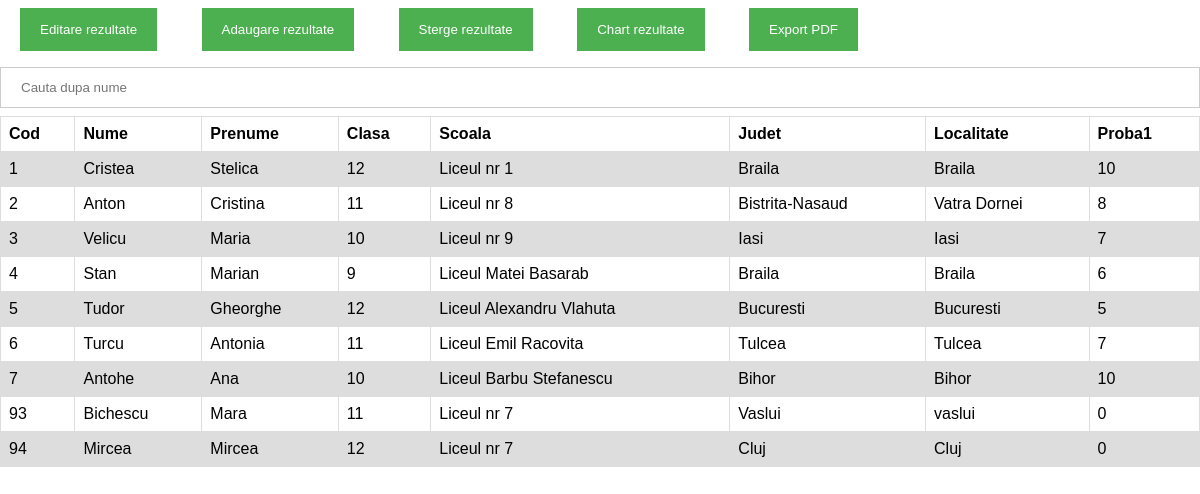
/modal-rezultate.php, run on the app's committed database.
### tables this page shows
CREATE TABLE `rezultate` (
  `cod` int(45) NOT NULL,
  `nume_candidati` varchar(45) DEFAULT NULL,
  `prenume_candidati` varchar(45) DEFAULT NULL,
  `clasa_candidati` varchar(45) DEFAULT NULL,
  `scoala_candidati` varchar(45) DEFAULT NULL,
  `localitate_candidati` varchar(45) DEFAULT NULL,
  `judet_candidati` varchar(45) DEFAULT NULL,
  `proba1` varchar(45) DEFAULT '0'
);

### rezultatecandidati.php (the view, shortened to what this page needs)
<html>
<body>
<input type="text" id="myInput" onkeyup="myFunction()" placeholder="Cauta dupa nume" title="Type in a name">
<table id="myTable">
  <tr>
    <th>Cod</th>
    <th>Nume</th>
    <th>Prenume</th>
    <th>Clasa</th>
    <th>Scoala</th>
    <th>Judet</th>
    <th>Localitate</th>
    <th>Proba1</th>
      </tr>
  <?php
$servername = "localhost";
				$username = "admin";
				$password = "admin123";
				$myDB="7YNzXacPRV";
              $conn = new PDO("mysql:host=$servername;dbname=$myDB", $username, $password);
                $sql="select * from rezultate";
    foreach($conn->query($sql) as $row){
    	echo"<tr>";
    	echo "<td>".$row['cod']."</td>";
    		echo "<td>".$row['nume_candidati']."</td>";
    			echo "<td>".$row['prenume_candidati']."</td>";
    				echo "<td>".$row['clasa_candidati']."</td>";
    					echo "<td>".$row['scoala_candidati']."</td>";
    						echo "<td>".$row['judet_candidati']."</td>";
    							echo "<td>".$row['localitate_candidati']."</td>";
    						   	  echo "<td>".$row['proba1']."</td>";
    						echo "</tr>";
}
  ?>
</table>
</body>
</html>

### modal-rezultate.php (style rules this page uses)
body { font-family: Arial, Helvetica, sans-serif; }
input[type=text], input[type=password] { width: 100%; padding: 12px 20px; margin: 8px 0; display: inline-block; border: 1px solid #ccc; box-sizing: border-box; }

### rezultatecandidati.php (style rules this page uses)
table { font-family: arial, sans-serif; border-collapse: collapse; width: 100%; }
td, th { border: 1px solid #dddddd; text-align: left; padding: 8px; }
tr:nth-child(even) { background-color: #dddddd; }
body { font-family: Arial; height :100%; margin: 0; }

### data on the page
rezultate: cod "1", nume_candidati "Cristea", prenume_candidati "Stelica", clasa_candidati "12", scoala_candidati "Liceul nr 1", judet_candidati "Braila", localitate_candidati "Braila", proba1 "10"
rezultate: cod "2", nume_candidati "Anton", prenume_candidati "Cristina", clasa_candidati "11", scoala_candidati "Liceul nr 8", judet_candidati "Bistrita-Nasaud", localitate_candidati "Vatra Dornei", proba1 "8"
rezultate: cod "3", nume_candidati "Velicu", prenume_candidati "Maria", clasa_candidati "10", scoala_candidati "Liceul nr 9", judet_candidati "Iasi", localitate_candidati "Iasi", proba1 "7"
rezultate: cod "4", nume_candidati "Stan", prenume_candidati "Marian", clasa_candidati "9", scoala_candidati "Liceul Matei Basarab", judet_candidati "Braila", localitate_candidati "Braila", proba1 "6"
rezultate: cod "5", nume_candidati "Tudor", prenume_candidati "Gheorghe", clasa_candidati "12", scoala_candidati "Liceul Alexandru Vlahuta", judet_candidati "Bucuresti", localitate_candidati "Bucuresti", proba1 "5"
rezultate: cod "6", nume_candidati "Turcu", prenume_candidati "Antonia", clasa_candidati "11", scoala_candidati "Liceul Emil Racovita", judet_candidati "Tulcea", localitate_candidati "Tulcea", proba1 "7"
rezultate: cod "7", nume_candidati "Antohe", prenume_candidati "Ana", clasa_candidati "10", scoala_candidati "Liceul Barbu Stefanescu", judet_candidati "Bihor", localitate_candidati "Bihor", proba1 "10"
rezultate: cod "93", nume_candidati "Bichescu", prenume_candidati "Mara", clasa_candidati "11", scoala_candidati "Liceul nr 7", judet_candidati "Vaslui", localitate_candidati "vaslui", proba1 "0"
rezultate: cod "94", nume_candidati "Mircea", prenume_candidati "Mircea", clasa_candidati "12", scoala_candidati "Liceul nr 7", judet_candidati "Cluj", localitate_candidati "Cluj", proba1 "0"
